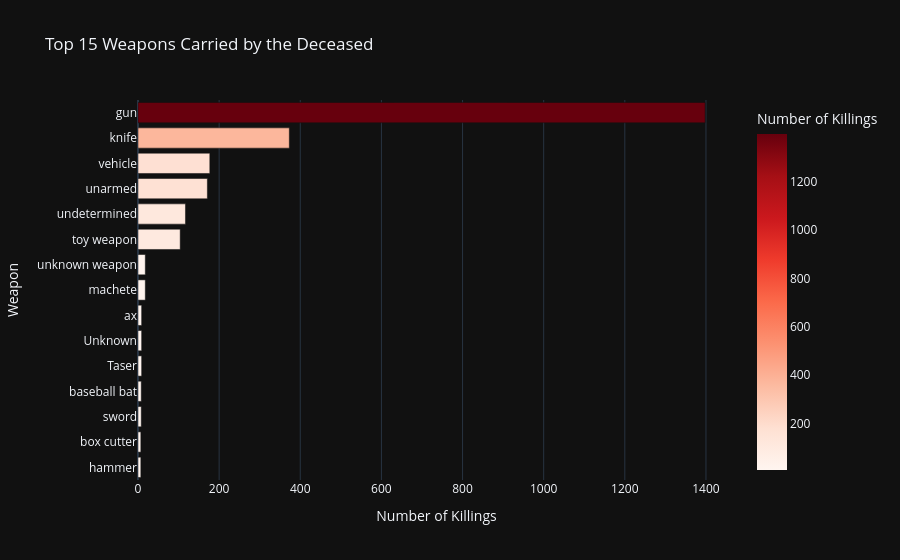

Source (notebook cell):
### Code cell
# Weapon types
weapon_counts = df_fatalities['armed'].value_counts().head(15).reset_index()
fig = px.bar(
    weapon_counts,
    x='count',
    y='armed',
    title='Top 15 Weapons Carried by the Deceased',
    orientation='h',
    labels={'count': 'Number of Killings', 'armed': 'Weapon'},
    color='count',
    color_continuous_scale='Reds'
)
fig.update_layout(yaxis={'categoryorder':'total ascending'}, template='plotly_dark')
# fig.show()

### Figure 1 — Plotly figure (JSON) as saved in the notebook; plotly's stock layout.template omitted (floating-point values rounded to 4 significant figures)
{"data": [{"hovertemplate": "Number of Killings=%{marker.color}<br>Weapon=%{y}<extra></extra>", "legendgroup": "", "marker": {"color": [1398, 373, 177, 171, 117, 104, 18, 18, 9, 9, 9, 8, 8, 7, 7], "coloraxis": "coloraxis", "pattern": {"shape": ""}}, "name": "", "orientation": "h", "showlegend": false, "textposition": "auto", "type": "bar", "x": [1398, 373, 177, 171, 117, 104, 18, 18, 9, 9, 9, 8, 8, 7, 7], "xaxis": "x", "y": ["gun", "knife", "vehicle", "unarmed", "undetermined", "toy weapon", "machete", "unknown weapon", "Taser", "Unknown", "ax", "sword", "baseball bat", "hammer", "box cutter"], "yaxis": "y"}], "layout": {"barmode": "relative", "coloraxis": {"autocolorscale": false, "colorbar": {"title": {"text": "Number of Killings"}}, "colorscale": [[0, "rgb(255,245,240)"], [0.125, "rgb(254,224,210)"], [0.25, "rgb(252,187,161)"], [0.375, "rgb(252,146,114)"], [0.5, "rgb(251,106,74)"], [0.625, "rgb(239,59,44)"], [0.75, "rgb(203,24,29)"], [0.875, "rgb(165,15,21)"], [1, "rgb(103,0,13)"]]}, "legend": {"tracegroupgap": 0}, "title": {"text": "Top 15 Weapons Carried by the Deceased"}, "xaxis": {"anchor": "y", "domain": [0, 1], "title": {"text": "Number of Killings"}}, "yaxis": {"anchor": "x", "categoryorder": "total ascending", "domain": [0, 1], "title": {"text": "Weapon"}}}}
